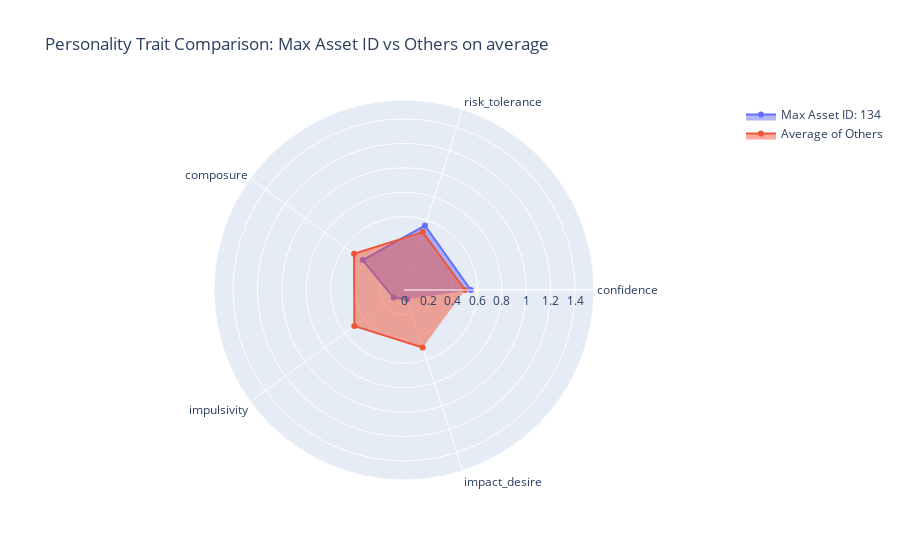

The notebook cell this image was saved under:
### Code cell
import plotly.graph_objects as go
# Filter max_id and other_ids from personality_df
max_id_row = personality_df[personality_df["_id"] == max_id]
others_df = personality_df[personality_df["_id"] != max_id]

#  Select columns to compare
cols = ["confidence", "risk_tolerance", "composure", "impulsivity", "impact_desire"]

# Get the values
max_values = max_id_row[cols].iloc[0]
others_mean = others_df[cols].mean()

# Create radar chart
fig = go.Figure()

fig.add_trace(go.Scatterpolar(
    r=max_values.values,
    theta=cols,
    fill='toself',
    name=f'Max Asset ID: {max_id}'
))

fig.add_trace(go.Scatterpolar(
    r=others_mean.values,
    theta=cols,
    fill='toself',
    name='Average of Others'
))

# Update layout
fig.update_layout(
    polar=dict(
        radialaxis=dict(visible=True, range=[0, max(max_values.max(), others_mean.max()) + 1])
    ),
    title="Personality Trait Comparison: Max Asset ID vs Others on average",
    showlegend=True
)

fig.show()

### Figure 1 — Plotly figure (JSON) as saved in the notebook; plotly's stock layout.template omitted (floating-point values rounded to 4 significant figures)
{"data": [{"fill": "toself", "name": "Max Asset ID: 134", "r": [0.547, 0.555, 0.417, 0.105, 0.079], "theta": ["confidence", "risk_tolerance", "composure", "impulsivity", "impact_desire"], "type": "scatterpolar"}, {"fill": "toself", "name": "Average of Others", "r": [0.4992, 0.4986, 0.5054, 0.5024, 0.4944], "theta": ["confidence", "risk_tolerance", "composure", "impulsivity", "impact_desire"], "type": "scatterpolar"}], "layout": {"polar": {"radialaxis": {"range": [0, 1.555], "visible": true}}, "showlegend": true, "title": {"text": "Personality Trait Comparison: Max Asset ID vs Others on average"}}}
